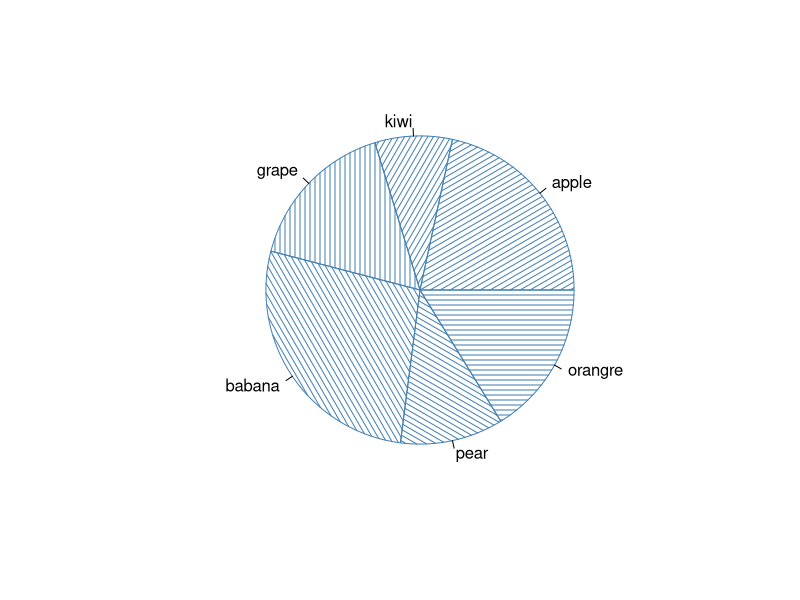
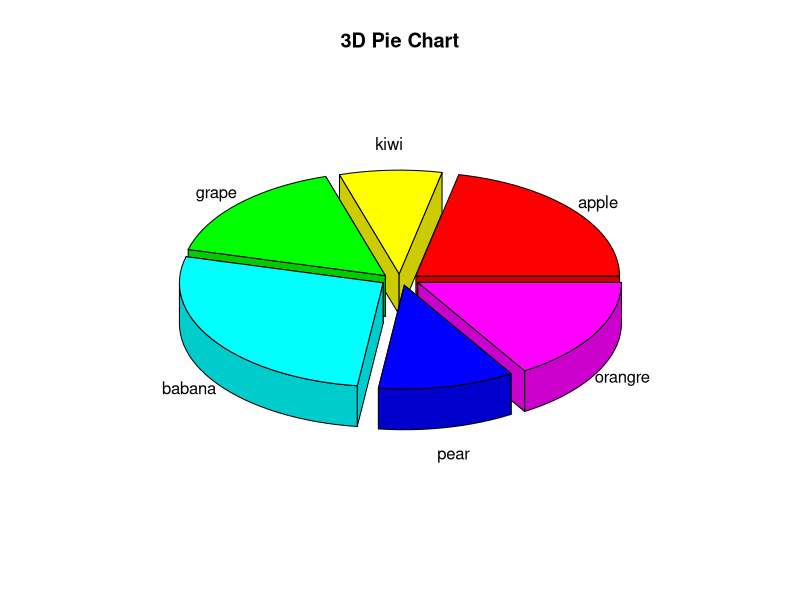

Write R code to recreate these figures, in order. (Note: this script raises an error after producing the figures.)
a <-c(1,2,3)
ls()

b <-c("a","b","v")
ls()

survey<-c(apple=40,kiwi=15,grape=30,babana=50,pear=20,orangre=30)
pie(survey,
	col='steelblue',
	density=20,
	angle = 30*1:6)

library(plotrix)

?plotrix

pie3D(survey,
	#col=c("steelblue4","steelblue","steelblue3","steelblue2","steelblue1"),
	labels = names(survey),
	labelcex = 1,
	explode = 0.1,
	theta = 0.8,
	main = "3D Pie Chart")


---------------------------------------------------------
?factor


# Create a vector of categorical data
gender <- c("Male", "Female", "Male", "Female", "Male")

# Convert the vector into a factor
gender_factor <- factor(gender)

# View the levels of the factor
levels(gender_factor)





factor(1:3, level=1:5)


factor(c("a","b","c"), level=c("a","b","c"), exclude="b")


factor(1:5, exclude=2)


temp <-data.frame(day=seq(1:10), min=c(50.9,30.9,13.5,23.4,5.2,67.2,85,23,15.6,34.5))
temp

mean(temp$min)
boxplot(temp)


# Create a data frame with sample data
data_frame <- data.frame(
  Name = c("Alice", "Bob", "Charlie", "David", "Eve"),
  Age = c(25, 30, 22, 35, 28),
  Score = c(92, 88, 75, 96, 85)
)

# Display the data frame
print(data_frame)




data()
attach(mtcars)
View(mtcars)


plot(cars)

plot(mtcars)